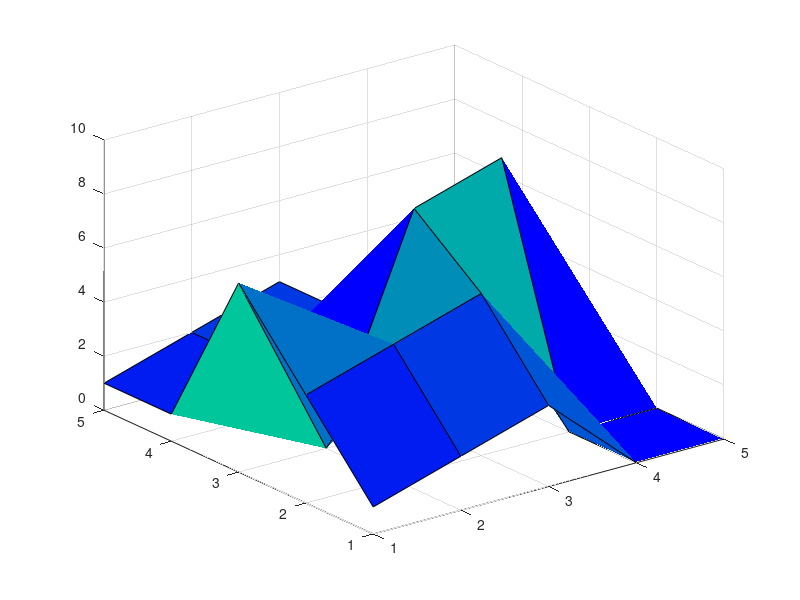

Recreate this plot in MATLAB. (Note: this script raises an error after producing the figure.)
%Comandos basicos de matlab 
A=1;
B = 2;
C= A + B
%% Celdas de trabajo 
%Me ayudan a correr solo seccions del codigo
Raiz = sqrt(B)
Y = A ^ 2
%% Celda #2
Z = Y-C^3
%% Abrir camera 

NE = (A+B-Raiz*Z)/Y
%% VECORES (MATRICE)
% filas por columnas o rows x cols
AA = [1 2 3];
BB = [0 1 2];

CC = [1 2 3 0 0; 4 5 6 0 0; 7 0 8 9 0; 1 2 3 0 0; 1 2 3 0 0]
imagesc(CC)
surf(CC)
colormap winter
%% Que es lo que podemos programar en matlab ?

%operadores Relacionales 
% < Manor que 
% >=Mayor o igual que 
% <= Menor o igual que 
% == Igual que 
% ~= Diferente o distinto
%Operadores Logicos
% And & &&
% Or | ||
% Not ~ 
%% Ejemplo
%LOs dos puntos indican que hay un incremento de 1 hasta el otro numero 
%Y se puede poner un incremento especifico
%A=1:0.5:9
A=1:9;
B=9-A;
%Lo s resultados nos los da en tipo logico (0 y 1)
resp=A>4   %Nos regresa los que son mayores a 4
resp1=A==4 %NOS regresa el que es igual a 4
resp2=A~=B %los que no son igual a B
%% Ciclo for 
clear all
clc

con=0;
for d=1:7
    for h=1:24
        for m=1:60
            for s=1:60
                con = con+1;
            end
        end
    end
end
comparador(m,s)
disp(num2str(con))
%% IF
clear all 
clc
a = input('Primer valor');
b = input('Segundo valor');
if a>b
    disp('a es mayor')
elseif b>a
    disp('b es mayor')
else
    disp('son iguales')
end

%% While que no es do while 

clear all
clc
a = 4
while a < 20 
    disp(a)
    a=a+1;
end

%% Switch

clear all
clc

a = input('Ingresa el primer valor: ')
switch a
    case 1
        disp('UNO')
    case 2
        disp('No se')
    otherwise
        disp('Opcion no valida')
end
%% Operaciones aritmeticas son iguales 
% a+b
% a-c
% a.*b
% a./b
% a.^b
%El puntito hace la operacion elemento por elmento
A=1:9;
B=9:-1:1;
Kernel = 2;
ImagenOriginal=2;
R=A.*B
IMAGEN1=Kernel.*ImagenOriginal;
RR=A./B
%% INTERFACES GRAFICAS DE USUARIOS (GUI)
% comando usar guide en el command window 
% ****handles
% ****assignin
% ****evalin




